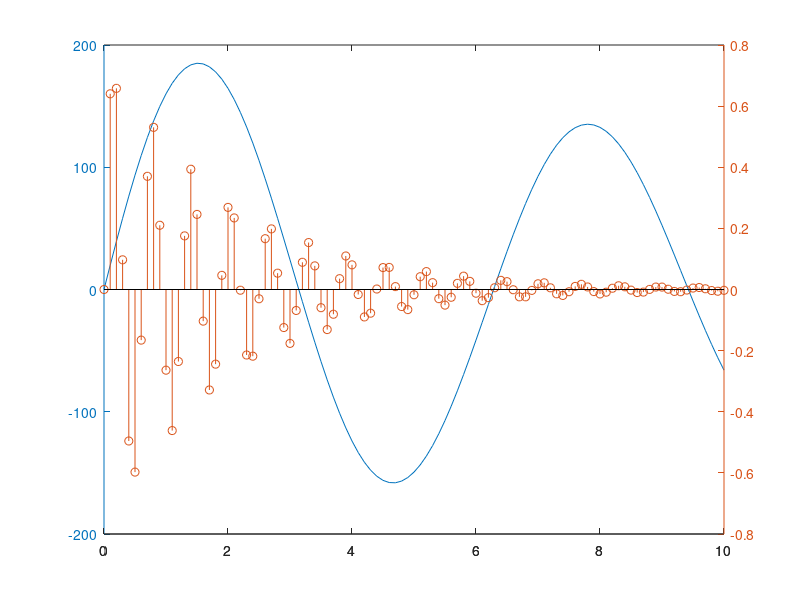
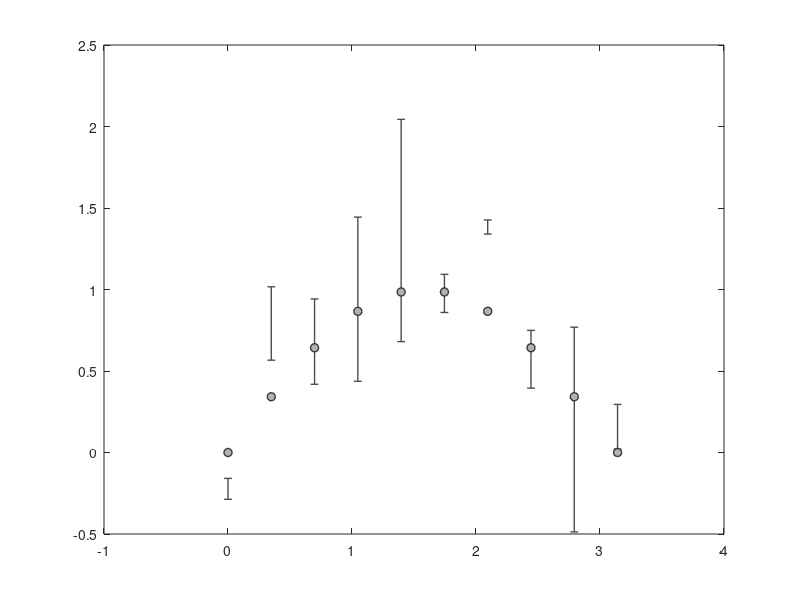

Recreate these plots in MATLAB, in order. (Note: this script raises an error after producing the figures.)
%%
% Line plot examples: plotyy, errorbar

% plotyy
x = 0:0.1:10;
y1 = 200*exp(-0.05*x).*sin(x);
y2 = 0.8*exp(-0.5*x).*sin(10*x);
figure;
plotyy(x,y1,x,y2,'plot','stem');
print(gcf,'-depsc2','plotyy_ex');

% errorbar
x = linspace(0,pi,10);
y = sin(x);
l = std(y)*ones(size(x)).*randn(size(x));
u = std(y)*ones(size(x)).*randn(size(x));

figure
hE = errorbar(x,y,l,u);
set(hE                            , ...
  'LineStyle',        'none'      , ...
  'LineWidth'       , 1           , ...
  'Color'           , [.3 .3 .3]  , ...
  'Marker'          , 'o'         , ...
  'MarkerSize'      , 6           , ...
  'MarkerEdgeColor' , [.2 .2 .2]  , ...
  'MarkerFaceColor' , [.7 .7 .7]  );
print(gcf,'-depsc2','errorbar_ex');

%%
% Discrete data example
figure
load seamount
s = linspace(1,30,length(x));
c = linspace(1,10,length(x));
scatter(x,y,s,c)
zoom(2)

%%
% Bar and Hist

X = randn(1000,1);
Y = round(rand(5,3)*10);

figure;
ax(1) = subplot(2,1,1);
hist(X,30); title('hist');
ax(2) = subplot(2,2,3);
bar(1:5,Y,'stacked'); title('bar');
ax(3) = subplot(2,2,4);
barh(1:5,Y,'stacked'); title('barh');
print(gcf,'-depsc2','bar_ex');

% Pie
figure;
pie3([12,1,2],[0,1,0],{'Work','Fun (CME292)','Sleep'});
title('Life of a Graduate Student');
print(gcf,'-depsc2','pie_ex');

%%
% Contour plot examples
x = linspace(-2*pi,2*pi);
y = linspace(0,4*pi);
[X,Y] = meshgrid(x,y);
Z = sin(X)+cos(Y);
v = logspace(-5,log10(max(Z(:))),10);
v = [-fliplr(v),0,v];

figure('pos',[241,246,1041,538]);
subplot(2,3,1); contour(X,Y,Z,20); title('contour (20)');
subplot(2,3,2); contourf(X,Y,Z,20); title('contourf (20)');
subplot(2,3,3); contour3(X,Y,Z,20); title('contour3 (20)');

subplot(2,3,4); contour(X,Y,Z,v); title('contour (v)');
subplot(2,3,5); contourf(X,Y,Z,v); title('contourf (v)');
subplot(2,3,6); contour3(X,Y,Z,v); title('contour3 (v)');

%%
% Surface and mesh plot examples
x = linspace(-2*pi,2*pi,40);
y = linspace(0,4*pi,40);
[X,Y] = meshgrid(x,y);
Z = sin(X);
%Z = sin(X)+cos(Y);

figure('pos',[21,22,1402,762]);
subplot(2,3,1); surf(X,Y,Z); title('surf'); axis equal;
subplot(2,3,2); surfc(X,Y,Z); title('surfc'); axis equal;
subplot(2,3,3); waterfall(X,Y,Z); title('waterfall'); axis equal;

subplot(2,3,4); mesh(X,Y,Z); title('mesh'); axis equal;
subplot(2,3,5); meshc(X,Y,Z); title('meshc'); axis equal;
% subplot(2,3,6); surfnorm(X,Y,Z); title('surfnorm');

figure('pos',[12,22,1402,762]);
surfnorm(X,Y,Z); title('surfnorm'); axis equal;

figure
surf(X,Y,Z); title('surf'); axis equal;

figure
surfc(X,Y,Z); title('surfc'); axis equal;

figure
waterfall(X,Y,Z); title('waterfall'); axis equal;

figure
mesh(X,Y,Z); title('mesh'); axis equal;
figure
meshc(X,Y,Z); title('meshc'); axis equal;
figure
surfnorm(X,Y,Z); title('surfnorm'); axis equal;

%%
% Vector fields examples

% quiver2
[X,Y] = meshgrid(-2:.2:2);
Z = X.*exp(-X.^2 - Y.^2);
[DX,DY] = gradient(Z,.2,.2);

figure;
contour(X,Y,Z,20);
hold on
quiver(X,Y,DX,DY);

% streamline
[x,y] = meshgrid(0:0.1:1,0:0.1:1);
u = x;
v = -y;

figure;
quiver(x,y,u,v);

startx = 0.1:0.1:1;
starty = ones(size(startx));
streamline(x,y,u,v,startx,starty);

% streamslice


%%
% Volume visualization - scalar data - examples
[x,y,z,f] = flow(10);

% contourslice
figure;
contourslice(x,y,z,f,1:12,[-1.0,1.0],0.0);
set(gca,'cameraposition',[-29.6363 -35.2805 31.9907]);
print(gcf,'-depsc2','contourslice_ex');

% slice
figure;
slice(x,y,z,f,[1,10],[-1.0,1.0],0.0);
set(gca,'cameraposition',[-29.6363 -35.2805 31.9907]);
print(gcf,'-depsc2','slice_ex');

% isocap, isocolors, isonormals, isosurface
figure;
isosurface(x,y,z,f,0.0,sqrt(x.^2+y.^2+z.^2));
set(gca,'cameraposition',[-29.6363 -35.2805 31.9907]);
print(gcf,'-depsc2','isosurface_ex');

%%
% Volume visualization - vector data - examples
load wind;

% streamslice
load wind
figure
streamslice(x,y,z,u,v,w,[],[],[5])
axis tight

% streamparticles

% streamtube
[sx,sy,sz] = meshgrid(80,20:10:50,0:5:15);

plot3(sx(:),sy(:),sz(:),'*r');
axis(volumebounds(x,y,z,u,v,w))
grid; box; daspect([2 2 1])

streamline(x,y,z,u,v,w,sx(:),sy(:),sz(:))

%%
% Polygons
% patch
xdata = [2     2     0     2     5;
         2     8     2     4     5;
         8     8     2     4     8];
ydata = [4     4     4     2     0;
         8     4     6     2     2;
         4     0     4     0     0];
cdata = [15     0     4     6    10;
         1     2     5     7     9;
         2     3     10     8     3];
p = patch(xdata,ydata,cdata,'Marker','o',...
          'MarkerFaceColor','flat',...
          'FaceColor','interp');
%%
[x,y,z] = meshgrid(-2:.2:2, -2:.25:2, -2:.16:2);
v = x .* exp(-x.^2 - y.^2 - z.^2);
slice(x,y,z,v,[-1.2 .8 2],2,[-2 -.2])

[x1,y1]=meshgrid(-2:.2:2, -2:.25:2);
z1 = 0.5*(x1-y1).^2;
figure;
slice(x,y,z,v,x1,y1,z1);

%% Additional 

figure('Color','white')
ax = worldmap('world');
setm(gca,'MLabelParallel',-90)
setm(gca,'MLabelLocation',90)
load geoid
R = georasterref('RasterSize',[180 360], ...
   'Latlim',[-90 90],'Lonlim', [0 360]);
levels = [-70 -40 -20 -10 0 10 20 40 70];
geoshow(geoid, R, 'DisplayType', 'contour',...
   'LevelList',levels,'Fill','on','LineColor','black')
coast = load('coast.mat');
geoshow(coast.lat, coast.long, 'Color', 'white', 'LineWidth', 1.5)
cb = contourcbar('peer',ax,'Location','southoutside');
caxis([-110 90])
colormap(hsv)
set(get(cb,'XLabel'),'String','Geoid Undulation in Meters')
